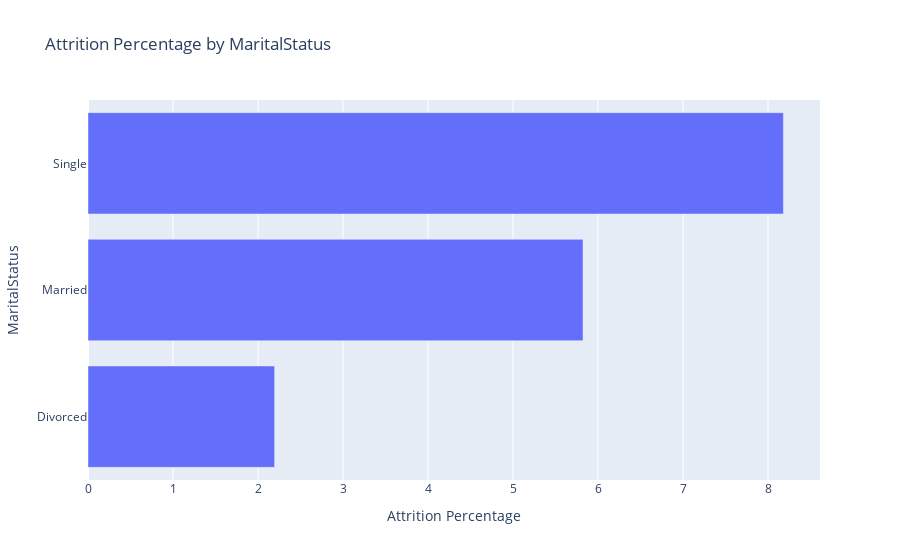

The cell this chart's notebook holds for it:
### Markdown cell above
why Single employees have a high attrition rate?

### Code cell
attrition_percentage = df_general_explo[df_general_explo['Attrition'] == 'Yes'].groupby('MaritalStatus').size() / len(df_general_explo) * 100

percentage_df = pd.DataFrame({'MaritalStatus': attrition_percentage.index, 'Attrition Percentage': attrition_percentage.values})

fig = px.bar(percentage_df, x='Attrition Percentage', y='MaritalStatus', orientation='h', title='Attrition Percentage by MaritalStatus', labels={'x':'Attrition Percentage', 'y':'MaritalStatus'})
fig.show()

### Figure 1 — Plotly figure (JSON) as saved in the notebook; plotly's stock layout.template omitted (floating-point values rounded to 4 significant figures)
{"data": [{"alignmentgroup": "True", "hovertemplate": "Attrition Percentage=%{x}<br>MaritalStatus=%{y}<extra></extra>", "legendgroup": "", "marker": {"color": "#636efa", "pattern": {"shape": ""}}, "name": "", "offsetgroup": "", "orientation": "h", "showlegend": false, "textposition": "auto", "type": "bar", "x": [2.196, 5.824, 8.181], "xaxis": "x", "y": ["Divorced", "Married", "Single"], "yaxis": "y"}], "layout": {"barmode": "relative", "legend": {"tracegroupgap": 0}, "title": {"text": "Attrition Percentage by MaritalStatus"}, "xaxis": {"anchor": "y", "domain": [0, 1], "title": {"text": "Attrition Percentage"}}, "yaxis": {"anchor": "x", "domain": [0, 1], "title": {"text": "MaritalStatus"}}}}
